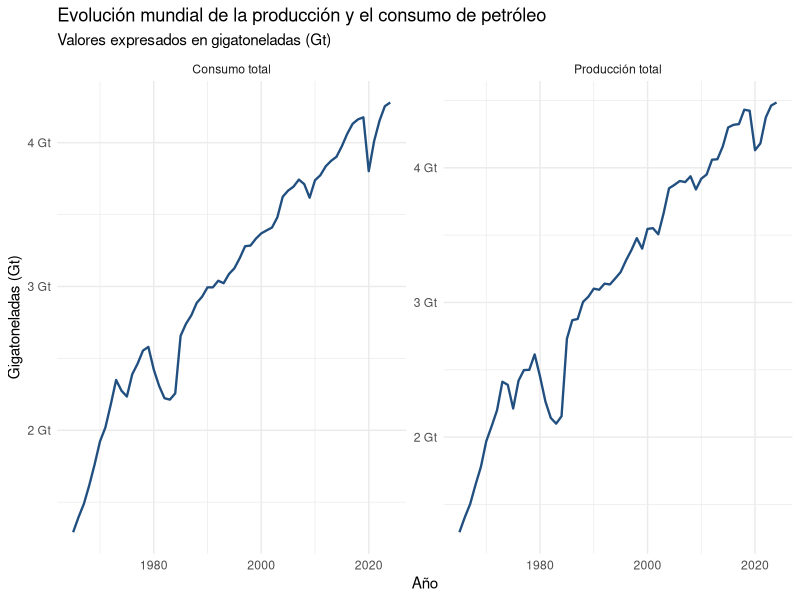
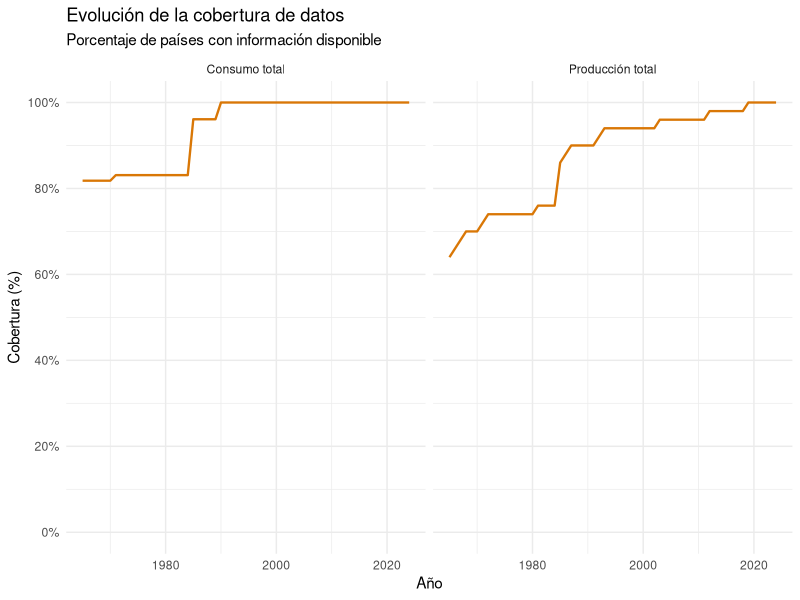
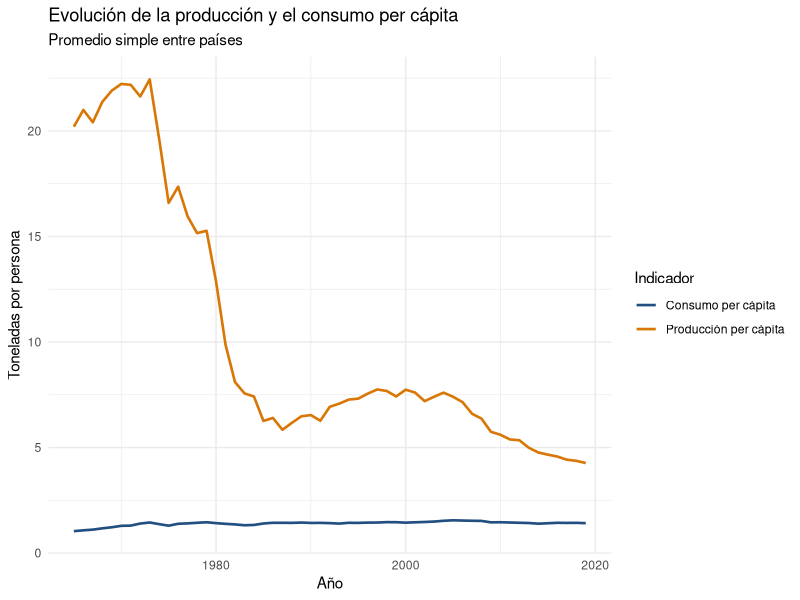
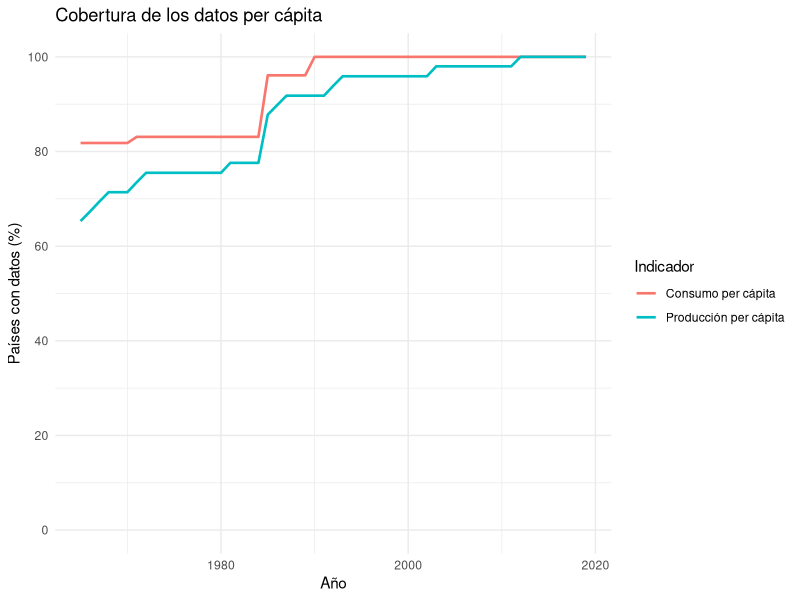
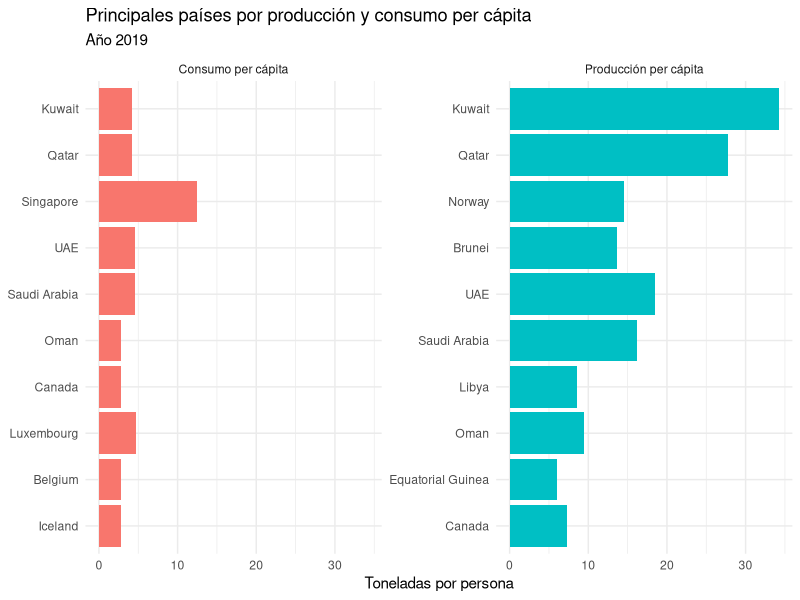
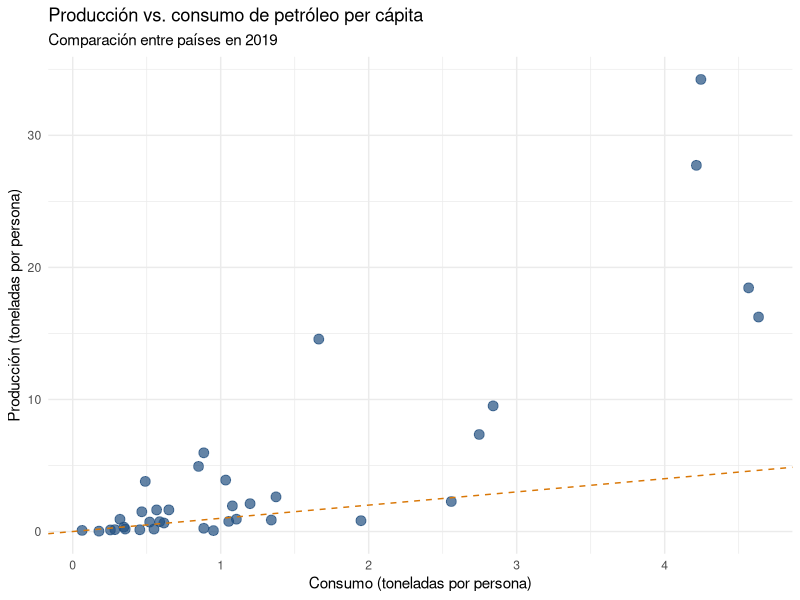
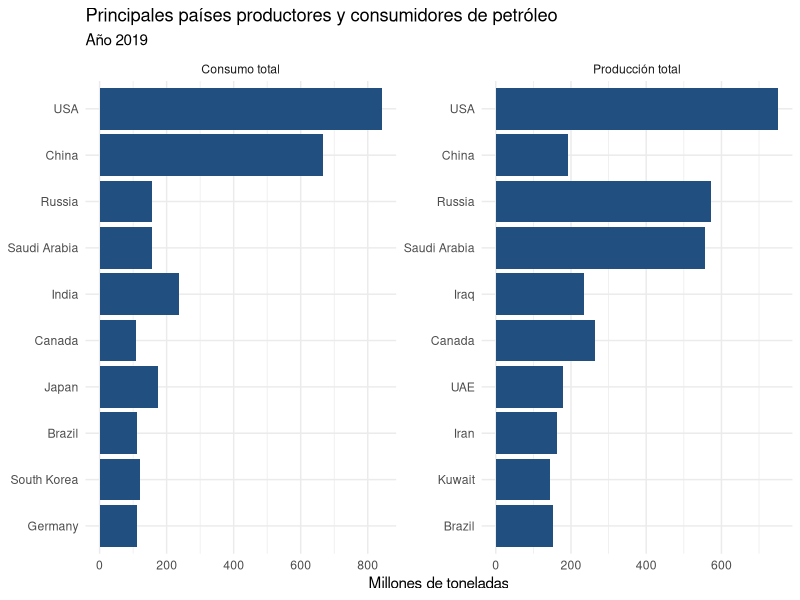
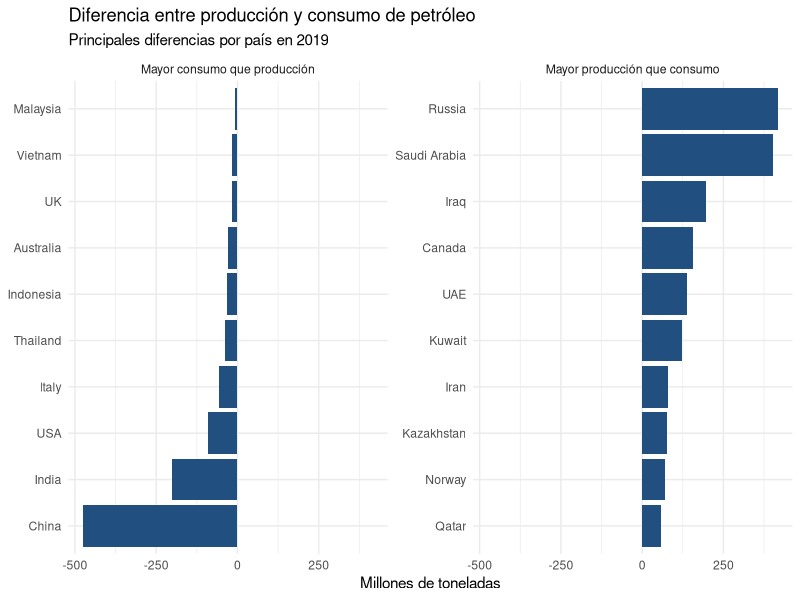

These charts were generated, in order, by the following R code:
## ---- chunk 1
#| include: false
library(tidyverse)

oil_consumption_per_cap <- read_csv("oil_consumption_per_cap.csv")
oil_consumption_total <- read_csv("oil_consumption_total.csv")
oil_production_per_person <- read_csv("oil_production_per_person.csv")
oil_production_total <- read_csv("oil_production_total.csv")

bases_oil <- list(
  "Consumo per cápita" = oil_consumption_per_cap,
  "Consumo total" = oil_consumption_total,
  "Producción per cápita" = oil_production_per_person,
  "Producción total" = oil_production_total
)

## ---- chunk 2
#| echo: true
resumen_bases <- imap_dfr(bases_oil, function(df, indicador) {
  anios <- as.numeric(names(df)[-(1:2)])
  
  tibble(
    Indicador = indicador,
    Países = nrow(df),
    Columnas = ncol(df),
    `Año inicial` = min(anios),
    `Año final` = max(anios)
  )
})

knitr::kable(resumen_bases)
## ---- chunk 3
resumen_na <- imap_dfr(bases_oil, function(df, indicador) {
  total_na <- sum(is.na(df))
  total_valores <- nrow(df) * (ncol(df) - 2)
  
  tibble(
    Indicador = indicador,
    `Valores faltantes` = total_na,
    `Porcentaje faltante` = round(total_na / total_valores * 100, 2)
  )
})

knitr::kable(resumen_na)
## ---- chunk 4
resumen_paises <- imap_dfr(bases_oil, function(df, indicador) {
  incluidos <- nrow(df)
  no_incluidos <- 91 - incluidos
  
  tibble(
    Indicador = indicador,
    `Países incluidos` = incluidos,
    `Países no incluidos` = no_incluidos,
    `Países totales` = 91
  )
})

knitr::kable(resumen_paises)
## ---- chunk 5
consumption_per_cap_long <- oil_consumption_per_cap %>%
  pivot_longer(
    cols = -c(geo, name),
    names_to = "year",
    values_to = "consumption_per_cap"
  ) %>%
  mutate(year = as.integer(year))
## ---- chunk 6
consumption_total_long <- oil_consumption_total %>%
  pivot_longer(
    cols = -c(geo, name),
    names_to = "year",
    values_to = "consumption_total"
  ) %>%
  mutate(year = as.integer(year))

production_per_person_long <- oil_production_per_person %>%
  pivot_longer(
    cols = -c(geo, name),
    names_to = "year",
    values_to = "production_per_person"
  ) %>%
  mutate(year = as.integer(year))

production_total_long <- oil_production_total %>%
  pivot_longer(
    cols = -c(geo, name),
    names_to = "year",
    values_to = "production_total"
  ) %>%
  mutate(year = as.integer(year))
## ---- chunk 7
oil_long <- bind_rows(
  consumption_per_cap_long %>%
    rename(value = consumption_per_cap) %>%
    mutate(indicator = "Consumo per cápita"),
  
  consumption_total_long %>%
    rename(value = consumption_total) %>%
    mutate(indicator = "Consumo total"),
  
  production_per_person_long %>%
    rename(value = production_per_person) %>%
    mutate(indicator = "Producción per cápita"),
  
  production_total_long %>%
    rename(value = production_total) %>%
    mutate(indicator = "Producción total")
) %>%
  select(geo, name, year, indicator, value)
## ---- chunk 8
oil_long %>%
  summarise(
    Total_observaciones = n(),
    Valores_NA =
      
  sum(is.na(value)),
    Valores_disponibles = sum(!is.na(value)),
    Porcentaje_NA = round(mean(is.na(value)) * 100, 2)
  ) %>%
  knitr::kable()
## ---- chunk 9
oil_long %>%
  group_by(indicator) %>%
  summarise(
    Observaciones = n(),
    Valores_disponibles = sum(!is.na(value)),
    Valores_faltantes = sum(is.na(value)),
    .groups = "drop"
  ) %>%
  knitr::kable()

## ---- chunk 10
resumen_mundial <- oil_long %>%
  filter(indicator %in% c("Consumo total", "Producción total")) %>%
  group_by(indicator, year) %>%
  summarise(
    total_mundial = sum(value, na.rm = TRUE),
    paises_con_datos = sum(!is.na(value)),
    .groups = "drop"
  ) %>%
  mutate(
    total_Gt = total_mundial / 1e9,
    paises_totales = if_else(
      indicator == "Consumo total", 77L, 50L
    ),
    cobertura = round(paises_con_datos / paises_totales * 100, 1)
  )

ggplot(resumen_mundial, aes(x = year, y = total_Gt)) +
  geom_line(linewidth = 0.8, color = "#214F80") +
  facet_wrap(~indicator, scales = "free_y") +
  labs(
    title = "Evolución mundial de la producción y el consumo de petróleo",
    subtitle = "Valores expresados en gigatoneladas (Gt)",
    x = "Año",
    y = "Gigatoneladas (Gt)"
  ) +
  scale_y_continuous(
    labels = function(x) paste0(x, " Gt")
  ) +
  theme_minimal()
## ---- chunk 11
ggplot(resumen_mundial, aes(x = year, y = cobertura)) +
  geom_line(linewidth = 0.8, color = "#D97706") +
  facet_wrap(~indicator) +
  labs(
    title = "Evolución de la cobertura de datos",
    subtitle = "Porcentaje de países con información disponible",
    x = "Año",
    y = "Cobertura (%)"
  ) +
  scale_y_continuous(
    limits = c(0, 100),
    breaks = seq(0, 100, 20),
    labels = function(x) paste0(x, "%")
  ) +
  theme_minimal()
## ---- chunk 12
resumen_mundial %>%
  filter(year %in% c(1965, 1970, 1980, 1990, 2000, 2010, 2019, 2024)) %>%
  select(indicator, year, paises_con_datos, cobertura) %>%
  arrange(indicator, year) %>%
  knitr::kable()
## ---- chunk 13
resumen_per_capita <- oil_long %>%
  filter(indicator %in% c(
    "Consumo per cápita",
    "Producción per cápita"
  )) %>%
  group_by(indicator, year) %>%
  summarise(
    promedio = mean(value, na.rm = TRUE),
    paises_con_datos = sum(!is.na(value)),
    paises_totales = n_distinct(geo),
    cobertura = round(
      paises_con_datos / paises_totales * 100, 1
    ),
    .groups = "drop"
  )

ggplot(
  resumen_per_capita,
  aes(x = year, y = promedio, color = indicator)
) +
  geom_line(linewidth = 0.9) +
  labs(
    title = "Evolución de la producción y el consumo per cápita",
    subtitle = "Promedio simple entre países",
    x = "Año",
    y = "Toneladas por persona",
    color = "Indicador"
  ) +
  scale_color_manual(
    values = c(
      "Consumo per cápita" = "#214F80",
      "Producción per cápita" = "#D97706"
    )
  ) +
  theme_minimal()
## ---- chunk 14
ggplot(
  resumen_per_capita,
  aes(x = year, y = cobertura, color = indicator)
) +
  geom_line(linewidth = 0.9) +
  labs(
    title = "Cobertura de los datos per cápita",
    x = "Año",
    y = "Países con datos (%)",
    color = "Indicador"
  ) +
  scale_y_continuous(
    limits = c(0, 100),
    breaks = seq(0, 100, 20)
  ) +
  theme_minimal()
## ---- chunk 15
resumen_per_capita %>%
  filter(year %in% c(1965, 1970, 1980, 1990, 2000, 2010, 2019)) %>%
  select(
    indicator,
    year,
    promedio,
    paises_con_datos,
    cobertura
  ) %>%
  knitr::kable(digits = 2)
## ---- chunk 16
ranking_per_capita <- oil_long %>%
  filter(
    year == 2019,
    indicator %in% c(
      "Consumo per cápita",
      "Producción per cápita"
    ),
    !is.na(value)
  ) %>%
  group_by(indicator) %>%
  slice_max(
    order_by = value,
    n = 10,
    with_ties = FALSE
  ) %>%
  arrange(indicator, desc(value)) %>%
  ungroup()

ranking_per_capita %>%
  select(indicator, name, value) %>%
  group_by(indicator) %>%
  mutate(Ranking = row_number()) %>%
  ungroup() %>%
  select(indicator, Ranking, name, value) %>%
  knitr::kable(digits = 2)
## ---- chunk 17
ggplot(
  ranking_per_capita,
  aes(
    x = reorder(name, value),
    y = value,
    fill = indicator
  )
) +
  geom_col(show.legend = FALSE) +
  coord_flip() +
  facet_wrap(~indicator, scales = "free_y") +
  labs(
    title = "Principales países por producción y consumo per cápita",
    subtitle = "Año 2019",
    x = NULL,
    y = "Toneladas por persona"
  ) +
  theme_minimal()
## ---- chunk 18
comparacion_paises <- oil_long %>%
  filter(
    year == 2019,
    indicator %in% c(
      "Consumo per cápita",
      "Producción per cápita"
    )
  ) %>%
  select(geo, name, indicator, value) %>%
  pivot_wider(
    names_from = indicator,
    values_from = value
  ) %>%
  drop_na()

comparacion_paises <- comparacion_paises %>%
  rename(
    consumo = `Consumo per cápita`,
    produccion = `Producción per cápita`
  )

ggplot(
  comparacion_paises,
  aes(x = consumo, y = produccion)
) +
  geom_point(
    size = 3,
    alpha = 0.7,
    color = "#214F80"
  ) +
  geom_abline(
    intercept = 0,
    slope = 1,
    linetype = "dashed",
    color = "#D97706"
  ) +
  labs(
    title = "Producción vs. consumo de petróleo per cápita",
    subtitle = "Comparación entre países en 2019",
    x = "Consumo (toneladas por persona)",
    y = "Producción (toneladas por persona)"
  ) +
  theme_minimal()
## ---- chunk 19
ranking_total <- oil_long %>%
  filter(
    year == 2019,
    indicator %in% c("Consumo total", "Producción total"),
    !is.na(value)
  ) %>%
  group_by(indicator) %>%
  slice_max(order_by = value, n = 10, with_ties = FALSE) %>%
  ungroup() %>%
  mutate(
    value_millones = value / 1e6,
    name = reorder(name, value)
  )

ggplot(ranking_total, aes(x = name, y = value_millones)) +
  geom_col(fill = "#214F80") +
  coord_flip() +
  facet_wrap(~indicator, scales = "free") +
  labs(
    title = "Principales países productores y consumidores de petróleo",
    subtitle = "Año 2019",
    x = NULL,
    y = "Millones de toneladas"
  ) +
  theme_minimal()
## ---- chunk 20

diferencias_paises <- oil_long %>%
  filter(
    year == 2019,
    indicator %in% c("Producción total", "Consumo total")
  ) %>%
  select(geo, name, indicator, value) %>%
  pivot_wider(
    names_from = indicator,
    values_from = value
  ) %>%
  drop_na() %>%
  mutate(
    diferencia = `Producción total` - `Consumo total`,
    diferencia_millones = diferencia / 1e6
  )

# Seleccionamos los 10 valores más altos y más bajos
ranking_diferencias <- bind_rows(
  diferencias_paises %>%
    slice_max(diferencia, n = 10) %>%
    mutate(grupo = "Mayor producción que consumo"),
  
  diferencias_paises %>%
    slice_min(diferencia, n = 10) %>%
    mutate(grupo = "Mayor consumo que producción")
)

ggplot(
  ranking_diferencias,
  aes(x = reorder(name, diferencia), y = diferencia_millones)
) +
  geom_col(fill = "#214F80") +
  coord_flip() +
  facet_wrap(~grupo, scales = "free_y") +
  labs(
    title = "Diferencia entre producción y consumo de petróleo",
    subtitle = "Principales diferencias por país en 2019",
    x = NULL,
    y = "Millones de toneladas"
  ) +
  theme_minimal()
## ---- chunk 21
top_productores <- oil_long %>%
  filter(
    year == 2019,
    indicator == "Producción total",
    !is.na(value)
  ) %>%
  slice_max(value, n = 5, with_ties = FALSE) %>%
  pull(geo)

participacion_productores <- oil_long %>%
  filter(
    indicator == "Producción total",
    year >= 1990,
    year <= 2019
  ) %>%
  group_by(year) %>%
  mutate(
    produccion_mundial = sum(value, na.rm = TRUE),
    participacion = value / produccion_mundial * 100
  ) %>%
  ungroup() %>%
  filter(geo %in% top_productores)

ggplot(
  participacion_productores,
  aes(x = year, y = participacion, color = name)
) +
  geom_line(linewidth = 0.9) +
  labs(
    title = "Participación de los principales productores de petróleo",
    subtitle = "Porcentaje de la producción total registrada, 1990-2019",
    x = "Año",
    y = "Participación (%)",
    color = "País"
  ) +
  theme_minimal()
## ---- chunk 22
top_consumidores <- oil_long %>%
  filter(
    year == 2019,
    indicator == "Consumo total",
    !is.na(value)
  ) %>%
  slice_max(value, n = 5, with_ties = FALSE) %>%
  pull(geo)

participacion_consumidores <- oil_long %>%
  filter(
    indicator == "Consumo total",
    year >= 1990,
    year <= 2019
  ) %>%
  group_by(year) %>%
  mutate(
    consumo_mundial = sum(value, na.rm = TRUE),
    participacion = value / consumo_mundial * 100
  ) %>%
  ungroup() %>%
  filter(geo %in% top_consumidores)

ggplot(
  participacion_consumidores,
  aes(x = year, y = participacion, color = name)
) +
  geom_line(linewidth = 0.9) +
  labs(
    title = "Participación de los principales consumidores de petróleo",
    subtitle = "Porcentaje del consumo total registrado, 1990-2019",
    x = "Año",
    y = "Participación (%)",
    color = "País"
  ) +
  theme_minimal()
